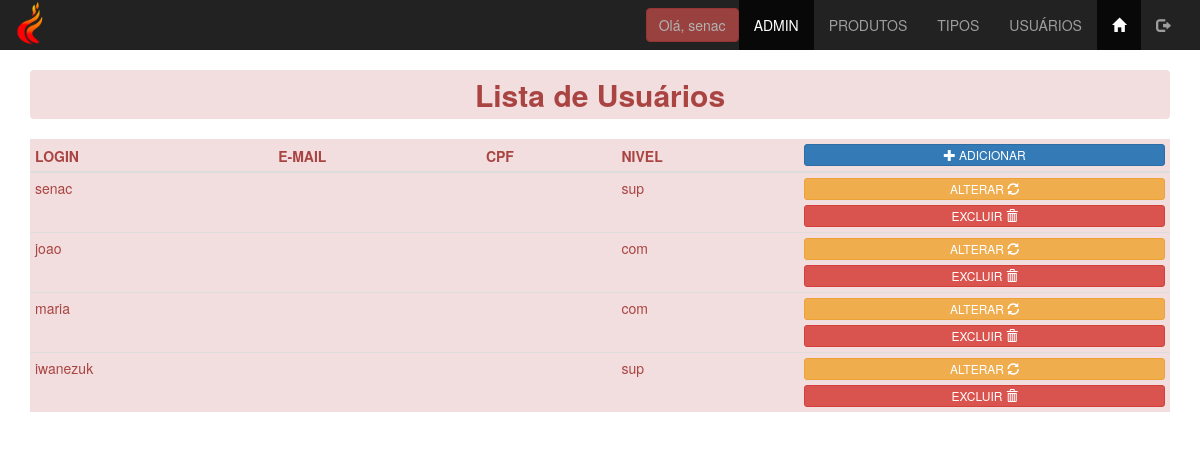
Before: /admin/usuarios_lista.php (signed in) with the older database file.
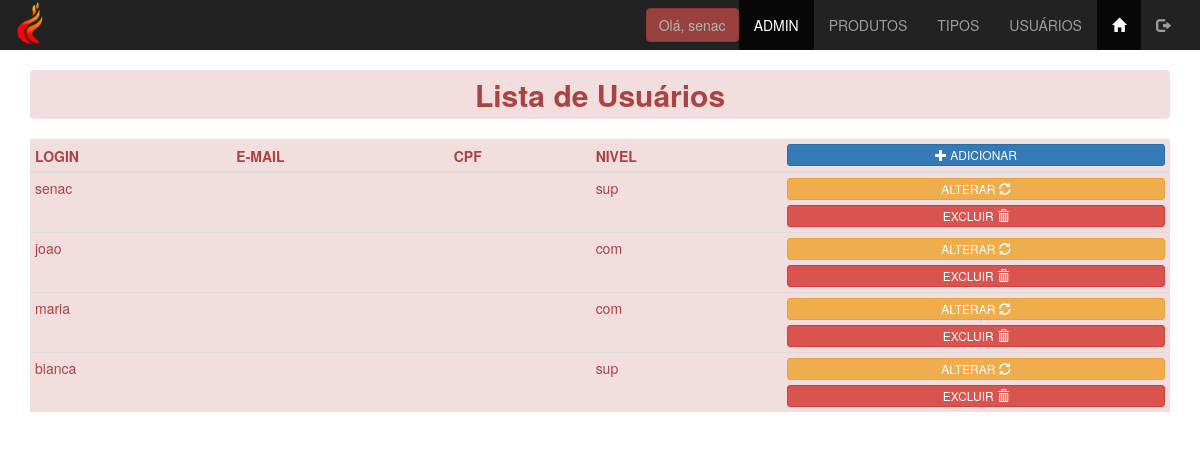
After: the same page with the newer database file.
### tables this page shows
CREATE TABLE `tbusuarios` (
  `id_usuario` int(11) NOT NULL,
  `login_usuario` varchar(30) NOT NULL,
  `senha_usuario` varchar(8) NOT NULL,
  `nivel_usuario` ENUM('sup','com') NOT NULL
);

### admin/usuarios_lista.php (the view, shortened to what this page needs)
<?php
    include '../conn/connect.php';
    $lista = $conn->query("select * from tbusuarios");
    $row = $lista->fetch_assoc();
?>
<!DOCTYPE html>
<html lang="pt-BR">
<head>
    <link rel="stylesheet" href="../css/bootstrap.min.css">
    <link rel="stylesheet" href="../css/estilo2.css">
</head>
<body class="fundofixo">
    <?php include "menu_adm.php"; ?>
    <main class="container">
        <h2 class="breadcrumb alert-danger center"><strong> Lista de Usuários </strong></h2>
        <table class="table table-hover table-condensed tb-opacidade alert-danger">
            <thead>
                <th>LOGIN</th>
                <th>E-MAIL</th>
                <th>CPF</th>
                <th>NIVEL</th>
                 <th>
                    <a href="usuarios_insere.php" target="_self" class="btn btn-block btn-primary btn-xs" role="button">
                        <span class="glyphicon glyphicon-plus" aria-hidden="true"></span>
                        <span class="hidden-xs">ADICIONAR</span>
                    </a>
                </th>
            </thead>
            <tbody>
               <?php do{?>
                    <tr>
                        <td>
                            <?php echo $row['login_usuario']?>
                        </td>
                        <td>
                        </td>
                        <td>
                        </td>
                        <td>
                            <?php echo $row['nivel_usuario']?>
                        </td>
                        <td>
                            <a href="usuarios_atualiza.php?id_usuario=<?php echo $row['id_usuario'];?>" role="button" class="btn btn-warning btn-block btn-xs">
                                <span class="hidden-xs">ALTERAR</span>
                                <span class="glyphicon glyphicon-refresh"></span>
                            </a>
                            <button
                                data-id="<?php echo $row['id_usuario'];?>"
                                class="delete btn btn-xs btn-block btn-danger"
                                >
                                <span class="hidden-xs">EXCLUIR</span>
                                <span class="glyphicon glyphicon-trash"></span>
                            </button>
                        </td>
                    </tr>
                    <?php }while($row = $lista->fetch_assoc()); ?>
            </tbody>
        </table>
    </main>
</body>
</html>

Changed rows visible on the page:
changed tbusuarios: login_usuario "iwanezuk" → "bianca"
